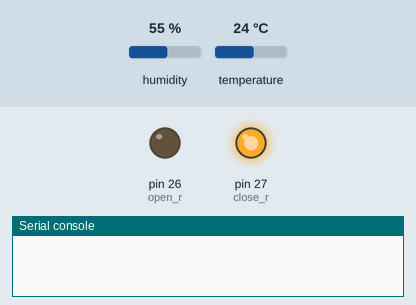
A program run on a simulated MicroPython board. Shown: output pins drawn as LEDs (lit = HIGH), the last lines printed to the serial console. The test bench sets the inputs (shaded band); at power-on: humidity 55 %, temperature 24 °C. The modem accepts every AT command (registered, SIM ready, sends succeed) and sends nothing else; the clock reads 2024-03-15 10:24:30 at power-on unless the program sets it.

Above: at 0.1 s.
At 33.1 s:
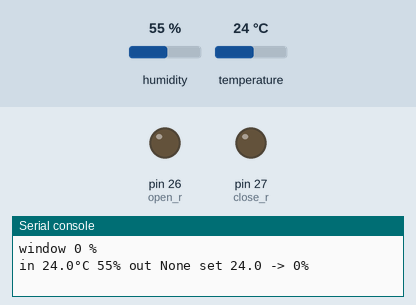
Timing chart, 0 to 34.6 s (numbered marks = the images above):
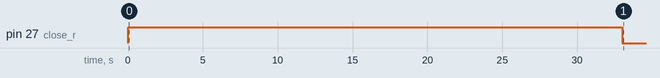

The program:

main.py
```python
import time, binascii, dht
from machine import Pin, UART, WDT
import config as cfg
from control import target_opening, should_move, encode_uplink, parse_downlink

OFF = 1 - cfg.RELAY_ON
sensor = dht.DHT22(Pin(cfg.DHT_PIN))
open_r = Pin(cfg.OPEN_PIN, Pin.OUT, value=OFF)
close_r = Pin(cfg.CLOSE_PIN, Pin.OUT, value=OFF)
lora = UART(2, 115200, tx=cfg.LORA_TX, rx=cfg.LORA_RX, timeout=200)
wdt = WDT(timeout=int(cfg.TRAVEL_S * 2 + 90) * 1000)  # hang with relay on -> reboot -> relays off

pos = 100  # unknown at boot; closes fully
setpoint = cfg.SETPOINT
outdoor, outdoor_at = None, 0
joined, last_up = False, -cfg.UPLINK_EVERY_S


def run(relay, seconds):
    open_r.value(OFF)
    close_r.value(OFF)  # interlock: never both directions at once
    relay.value(cfg.RELAY_ON)
    time.sleep(seconds)
    relay.value(OFF)


def move(target):
    global pos
    secs = abs(target - pos) / 100 * cfg.TRAVEL_S
    if target in (0, 100):
        secs += cfg.TRAVEL_S * 0.1  # overrun into end stop to re-sync time-based position
    run(open_r if target > pos else close_r, secs)
    pos = target
    print("window", pos, "%")


def at(cmd, until=None, timeout=5):
    lora.write(cmd + "\r\n")
    lines, end = [], time.time() + timeout
    while time.time() < end:
        wdt.feed()
        line = lora.readline()
        if line:
            line = line.decode().strip()
            lines.append(line)
            if until and until in line:
                break
    return lines


def join():
    for cmd in ("AT+NWM=1", "AT+NJM=1", "AT+BAND=%d" % cfg.BAND,
                "AT+DEVEUI=" + cfg.DEVEUI, "AT+APPEUI=" + cfg.APPEUI, "AT+APPKEY=" + cfg.APPKEY):
        at(cmd, "OK", 2)
    return any("JOINED" in l for l in at("AT+JOIN=1:0:10:8", "JOIN", 60))


def uplink(temp, hum):
    global outdoor, outdoor_at, setpoint
    payload = binascii.hexlify(encode_uplink(temp, hum, pos, setpoint)).decode()
    down = parse_downlink(at("AT+SEND=1:" + payload, timeout=8))  # waits RX1/RX2 window
    if down:
        outdoor, outdoor_at = down[0], time.time()
        if down[1] is not None:
            setpoint = down[1]
        print("downlink: outdoor", outdoor, "setpoint", setpoint)


move(0)  # home: close fully so position is known

while True:
    wdt.feed()
    try:
        sensor.measure()
        temp, hum = sensor.temperature(), sensor.humidity()
    except OSError:
        temp = None  # hold position if sensor fails. todo: add alarm uplink
        print("DHT22 read failed")

    if outdoor is not None and time.time() - outdoor_at > cfg.OUTDOOR_MAX_AGE_S:
        outdoor = None

    if temp is not None:
        target = target_opening(temp, setpoint, outdoor, cfg)
        print("in %.1f°C %.0f%% out %s set %.1f -> %d%%" % (temp, hum, outdoor, setpoint, target))
        if should_move(pos, target, cfg):
            move(target)

        if time.time() - last_up >= cfg.UPLINK_EVERY_S:
            last_up = time.time()
            joined = joined or join()
            if joined:
                uplink(temp, hum)

    time.sleep(cfg.CONTROL_EVERY_S)
```

config.py
```python
# Climate
SETPOINT = 24.0          # °C inside (downlink can override)
GAIN = 20                # % window opening per °C above setpoint
MIN_STEP = 10            # % - smaller corrections are ignored (stops relay chatter)
COLD_OUTDOOR = 10.0      # °C outside - colder than this counts as "cold outside"
MAX_OPEN_COLD = 10       # % - when cold outside, never open wider
MAX_OPEN_UNKNOWN = 50    # % when no outdoor temp received
OUTDOOR_MAX_AGE_S = 3600

# Window actuator
TRAVEL_S = 30
RELAY_ON = 1

# Timing
CONTROL_EVERY_S = 60
UPLINK_EVERY_S = 600     # limit ~30s airtime/day

# Pins
DHT_PIN = 4
OPEN_PIN = 26
CLOSE_PIN = 27
LORA_TX = 17
LORA_RX = 16

# LoRaWAN OTAA keys (TTN console), EU868
DEVEUI = "0000000000000000"
APPEUI = "0000000000000000"
APPKEY = "00000000000000000000000000000000"
BAND = 4 # RAK3172: 4 = EU868, 5 = US915
```

control.py
```python
import struct, binascii


def target_opening(indoor, setpoint, outdoor, cfg):
    """% windows should be open"""
    over = indoor - setpoint
    if over <= 0:
        return 0
    if outdoor is None:
        cap = cfg.MAX_OPEN_UNKNOWN
    elif outdoor >= indoor:
        return 0  # outside is hotter - opening would only heat more
    elif outdoor < cfg.COLD_OUTDOOR:
        cap = cfg.MAX_OPEN_COLD  # cold air on plants - open little only
    else:
        cap = 100
    return int(min(over * cfg.GAIN, cap))


def should_move(pos, target, cfg):
    if target == pos:
        return False
    if target in (0, 100):
        return True  # always finish fully closed/open
    return abs(target - pos) >= cfg.MIN_STEP


def encode_uplink(temp, hum, pos, setpoint):
    # 7 bytes: temp*10 (int16), hum*10 (uint16), window % (uint8), setpoint*10 (int16)
    return struct.pack(">hHBh", round(temp * 10), round(hum * 10), pos, round(setpoint * 10))


def parse_downlink(lines):
    """AT output lines: outdoor, setpoint, None.
    Downlink 4 bytes: outdoor*10 (int16), setpoint*10 (int16, 0 = keep)."""
    # RAK3172 line looks like "+EVT:RX_1:-45:10:UNICAST:1:00960000", payload is the last field
    for line in lines:
        if not line.startswith("+EVT:"):
            continue
        field = line.rsplit(":", 1)[-1]
        if len(field) != 8:
            continue
        try:
            out10, sp10 = struct.unpack(">hh", binascii.unhexlify(field))
        except ValueError:
            continue
        return out10 / 10, (sp10 / 10 if sp10 else None)
    return None


if __name__ == "__main__":
    class C:
        GAIN, MIN_STEP, COLD_OUTDOOR, MAX_OPEN_COLD, MAX_OPEN_UNKNOWN = 20, 10, 10.0, 25, 50

    assert target_opening(23.0, 24.0, 15.0, C) == 0          # below setpoint
    assert target_opening(26.0, 24.0, 15.0, C) == 40         # 2 °C over * 20
    assert target_opening(35.0, 24.0, 15.0, C) == 100        # capped at 100
    assert target_opening(30.0, 24.0, 5.0, C) == 25          # cold outside
    assert target_opening(30.0, 24.0, None, C) == 50         # outdoor unknown
    assert target_opening(30.0, 24.0, 32.0, C) == 0          # hotter outside
    assert not should_move(40, 45, C) and should_move(40, 50, C)
    assert should_move(5, 0, C) and not should_move(0, 0, C)
    assert encode_uplink(-2.5, 65.3, 40, 24.0) == bytes.fromhex("ffe7028d2800f0")
    assert parse_downlink(["OK", "+EVT:RX_1:-45:10:UNICAST:1:ff9c00f0", "+EVT:TX_DONE"]) == (-10.0, 24.0)
    assert parse_downlink(["+EVT:RX_1:-45:10:UNICAST:1:00960000"]) == (15.0, None)
    assert parse_downlink(["+EVT:JOINED", "+EVT:TX_DONE"]) is None
    print("ok")
```
